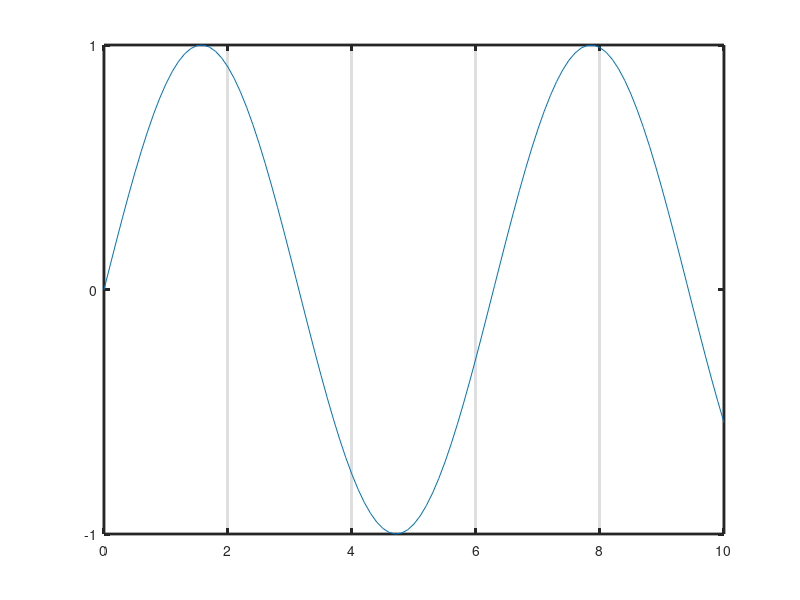

This chart was generated by the following MATLAB code:
x=0:0.1:10;
y=sin(x);
plot(x, y)
fn=get(gca, 'FontName')
set(gca, 'LineWidth', 2)
set(gca, 'YTick', [-1 0 1])
set(gca, 'Xgrid', 'on')
set(gca, 'GridLine', '-')
set(gca, 'Color', [0.8 0.8 0.8])
set(gco, 'Color', 'k')
set(gco, 'LineWidth', 2)
set(gco, 'Marker', 'o')
set(gco, 'MarkerFaceColor', 'w')
set(gco, 'Markersize', 8)